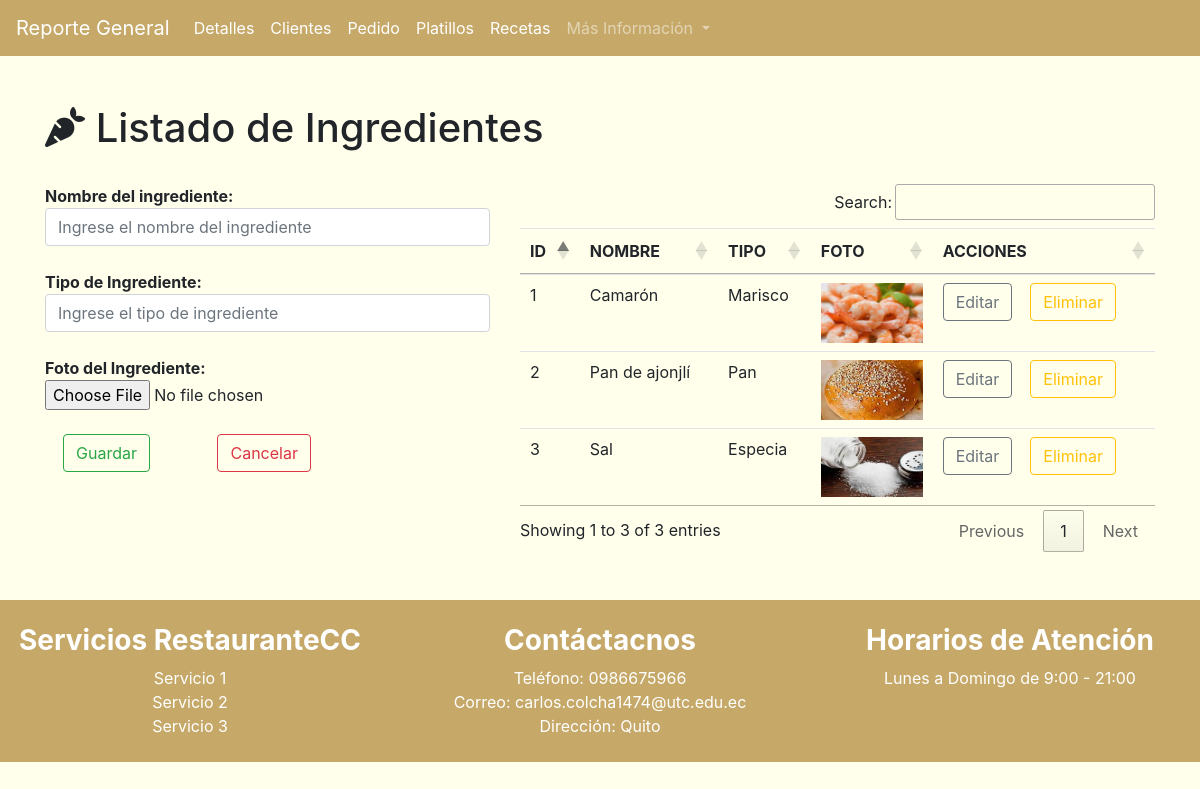
/listadoIngredientes/, run on the app's committed database.
### Aplicaciones/FacturacionCC/models.py (models this page shows, shortened)
class Ingrediente(models.Model):
    id_cc=models.AutoField(primary_key=True)
    nombre_cc=models.CharField(max_length=150)
    tipo_cc=models.CharField(max_length=150)
    foto_cc=models.FileField(upload_to='ingredientes',null=True,blank=True)

### Aplicaciones/FacturacionCC/views.py (the view)
# urls.py: path('listadoIngredientes/',views.listadoIngredientes),
def listadoIngredientes(request):
    ingredienteBdd=Ingrediente.objects.all()
    return render(request,'listadoIngredientes.html',{'ingredientes':ingredienteBdd})

### Aplicaciones/FacturacionCC/templates/listadoIngredientes.html (shortened to what this page needs)
{% extends "./plantilla.html" %}
{% block contenido %}
    <h1><i class="fas fa-carrot"></i> Listado de Ingredientes</h1>
    <div class="row">
      <div class="col-md-5">
        <form class="" action="/guardarIngrediente/" method="post" enctype="multipart/form-data" id="frm_nuevo_ingrediente">
          <br>
          <b>Nombre del ingrediente:</b>
          <input type="text" name="nombre_cc" id="nombre_cc" value="" placeholder="Ingrese el nombre del ingrediente" class="form-control" required><br>
          <b>Tipo de Ingrediente: </b>
          <input type="text" name="tipo_cc" id="tipo_cc" value="" placeholder="Ingrese el tipo de ingrediente" class="form-control" required><br>
          <b>Foto del Ingrediente: </b>
          <input type="file" name="foto_cc" id="foto_cc" value="" placeholder="Seleccione la foto del ingrediente" class="form-control-file" accept="image/*" required><br>
          &nbsp; &nbsp;&nbsp;<button type="submit" name="button" class="btn btn-outline-success">Guardar</button>&nbsp; &nbsp;&nbsp;&nbsp;&nbsp;&nbsp;&nbsp;&nbsp;&nbsp;&nbsp;&nbsp;&nbsp;&nbsp;
          <button type="reset" name="button" class="btn btn-outline-danger">Cancelar</button>
        </form>
      </div>
      <div class="col-md-7">
        <br>
        <table class="table" id="tbl_ingrediente">
          <thead>
            <tr>
              <th>ID</th>
              <th>NOMBRE</th>
              <th>TIPO</th>
              <th>FOTO</th>
              <th>ACCIONES</th>
            </tr>
          </thead>
          <tbody>
            {% for ingrediente in ingredientes %}
              <tr>
                <td>{{ingrediente.id_cc}}</td>
                <td>{{ingrediente.nombre_cc}}</td>
                <td>{{ingrediente.tipo_cc}}</td>
                <td>
                  {% if ingrediente.foto_cc %}
                  <a href="{{ingrediente.foto_cc.url}}" alt="" target="_blank">
                  <img src="{{ingrediente.foto_cc.url}}" alt="" style="width:100%; height:60px;"></a>
                  {% else %}
                    <b>N/A</b>
                  {% endif %}
                </td>
                <td>
                    <a href="/editarIngrediente/{{ingrediente.id_cc}}" class="btn btn-outline-secondary">Editar</a>&nbsp;&nbsp;&nbsp;
                    <a href="javascript:void(0)"onclick="eliminarIngrediente('/eliminarIngrediente/{{ingrediente.id_cc}}');" class="btn btn-outline-warning">Eliminar</a>
                </td>
              </tr>
            {% endfor %}
          </tbody>
        </table>
      </div>
    </div>
{% endblock %}

### Aplicaciones/FacturacionCC/templates/plantilla.html (shortened to what this page needs)
<!DOCTYPE html>
{% load static %}
<html lang="es" dir="ltr">
  <head>
      <link rel="stylesheet" href="https://cdnjs.cloudflare.com/ajax/libs/font-awesome/6.5.1/css/all.min.css" />
       <link href="https://cdn.jsdelivr.net/npm/bootstrap@4.3.1/dist/css/bootstrap.min.css" rel="stylesheet">
       <link rel="stylesheet" href="//cdn.datatables.net/1.13.7/css/jquery.dataTables.min.css">
       <link rel="stylesheet" href="https://cdnjs.cloudflare.com/ajax/libs/izitoast/1.4.0/css/iziToast.css" />
       <link rel="stylesheet" href="{% static 'css/principal.css' %}">
  </head>
  <body style="background-color:#FFFFEC;">
    <nav class="navbar navbar-expand-lg navbar-dark" style="background-color:#C6A969;">
  <a class="navbar-brand" href="/reportes">Reporte General</a>
  <div class="collapse navbar-collapse" id="navbarNavDropdown">
    <ul class="navbar-nav">
      <li class="nav-item active">
        <a class="nav-link" href="/">Detalles</a>
      </li>
      <li class="nav-item active">
        <a class="nav-link" href="/listadoClientes">Clientes</a>
      </li>
      <li class="nav-item active">
        <a class="nav-link" href="/listadoPedidos">Pedido</a>
      </li>
      <li class="nav-item active">
        <a class="nav-link" href="/listadoPlatillos">Platillos</a>
      </li>
      <li class="nav-item active">
        <a class="nav-link" href="/listadoRecetas">Recetas</a>
      </li>
      <li class="nav-item dropdown">
        <a class="nav-link dropdown-toggle" href="#" id="navbarDropdownMenuLink" data-toggle="dropdown" aria-haspopup="true" aria-expanded="false">
          Más Información
        </a>
      </li>
    </ul>
  </div>
</nav>
    <br><br>
<div class="container">
    {% block contenido %}
    {% endblock %}
</div>
  <br><br>
  </body>
  <footer>
    <div class="row" style="background-color:#C6A969; color:white; text-align:center;">
  <div class="col-md-4"style="text-align:center;">
    <br>
    <h3> <b>Servicios RestauranteCC</b> </h3>
    Servicio 1 <br>
    Servicio 2 <br>
    Servicio 3 <br><br>
  </div>
  <div class="col-md-4"style="text-align:center;">
    <br>
    <h3> <b>Contáctacnos</b> </h3>
    Teléfono: 0986675966 <br>
    Correo: carlos.colcha1474@utc.edu.ec <br>
    Dirección: Quito <br> <br>
  </div>
  <div class="col-md-4"style="text-align:center;">
    <br>
    <h3> <b>Horarios de Atención</b> </h3>
    Lunes a Domingo de 9:00 - 21:00   <br>
  </div>
</div>
  </footer>
</html>

### data on the page
Ingrediente: id_cc "1", nombre_cc "Camarón", tipo_cc "Marisco", foto_cc (picture)
Ingrediente: id_cc "2", nombre_cc "Pan de ajonjlí", tipo_cc "Pan", foto_cc (picture)
Ingrediente: id_cc "3", nombre_cc "Sal", tipo_cc "Especia", foto_cc (picture)
